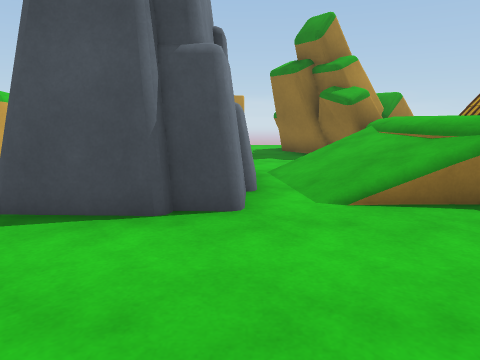
View 1 (above)

24 first-person views from a walk through a scene from a Unity 3-D project. The camera is 1.2 m above the floor, tilts 10° down and sees 70° across. The floor is counted in squares, 1 m on a side. Each view is taken from the middle of a square. On the plan, view 1 faces up. The plan holds only what a view shows up to about 14 squares ahead; the rest is blank. The place goes on beyond the plan. The player character is not drawn. Some surface patterns are stand-ins.

View 2
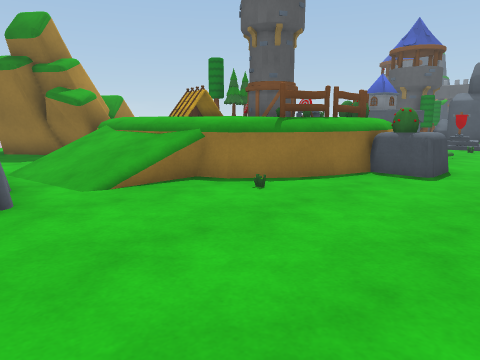

View 3
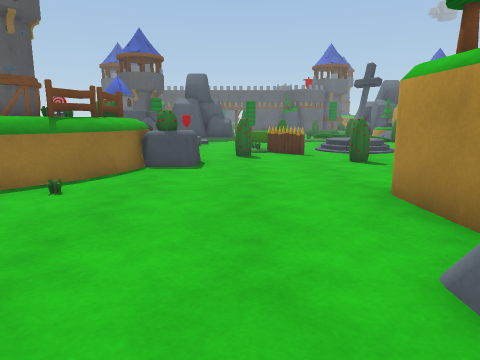

View 4
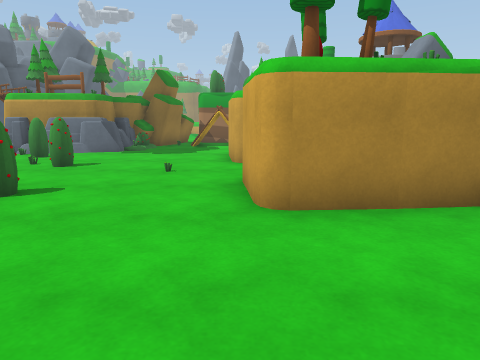

View 5
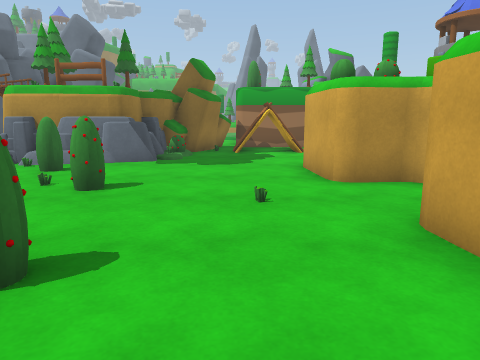

View 6
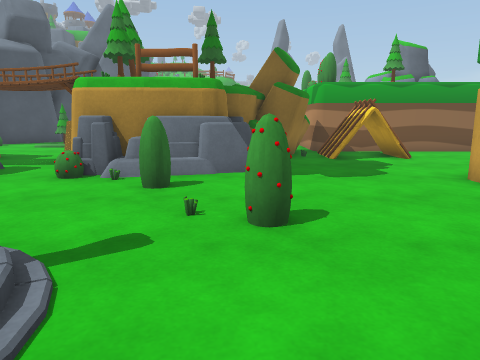

View 7
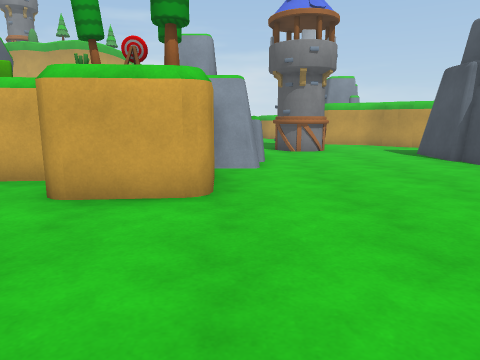

View 8
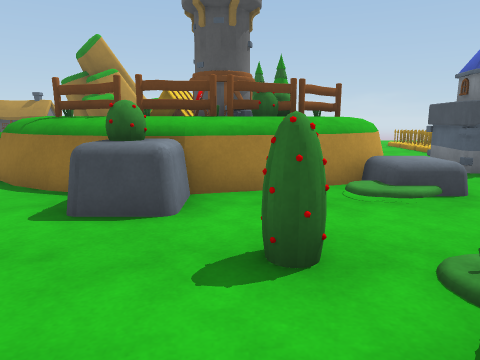

View 9
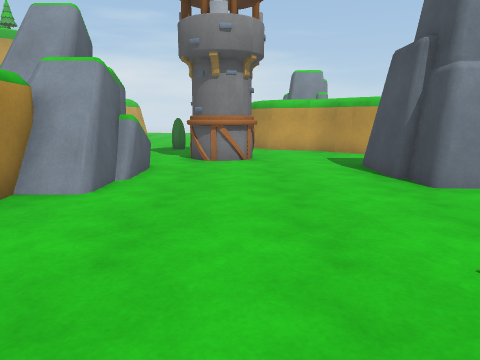

View 10
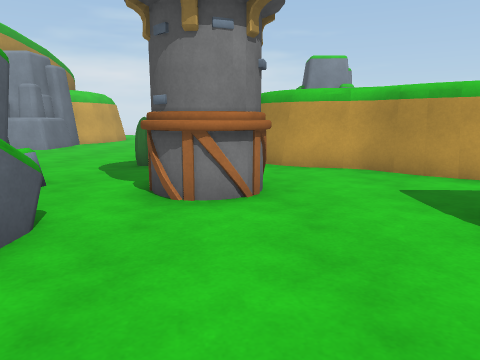

View 11
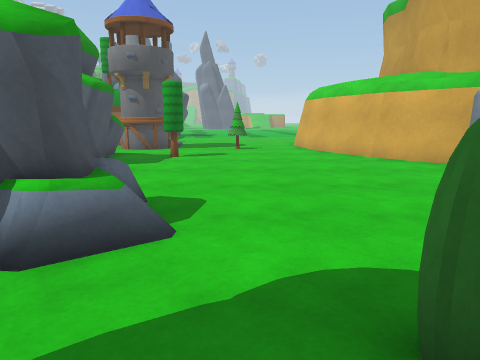

View 12
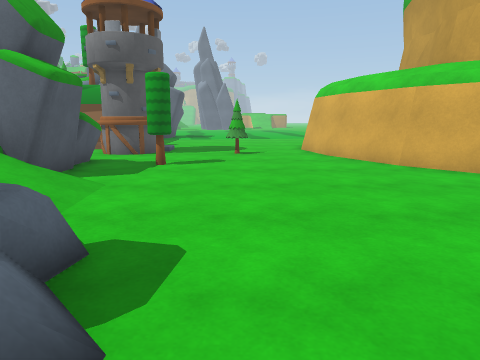

View 13
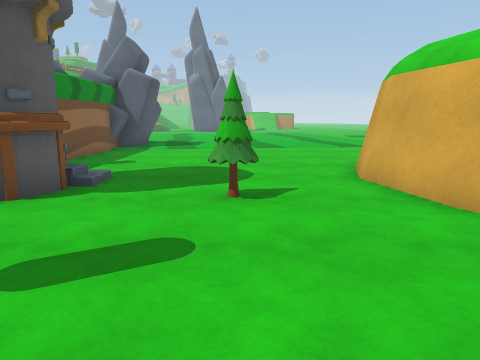

View 14
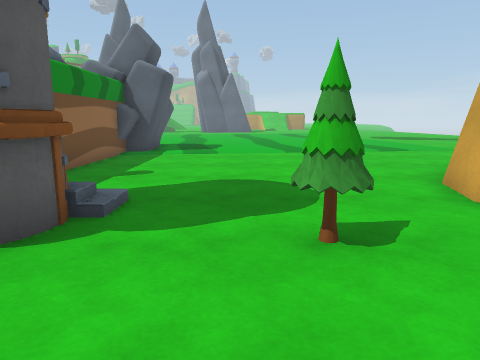

View 15
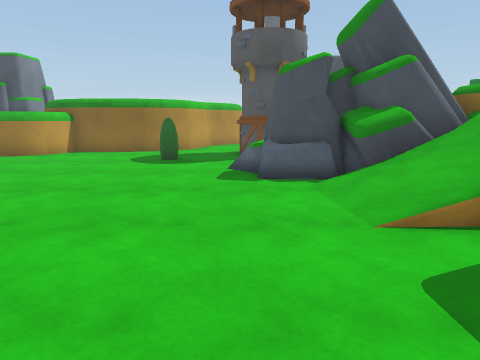

View 16
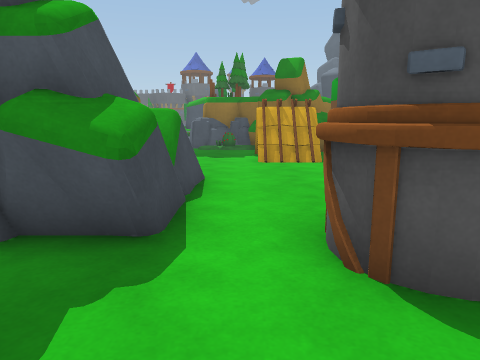

View 17
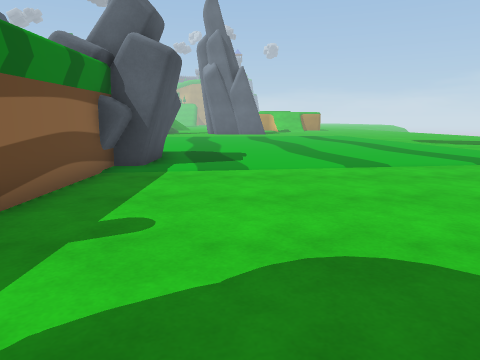

View 18
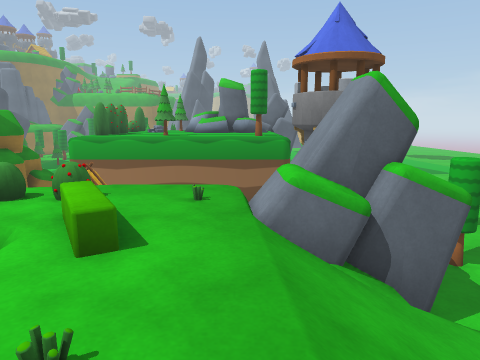

View 19
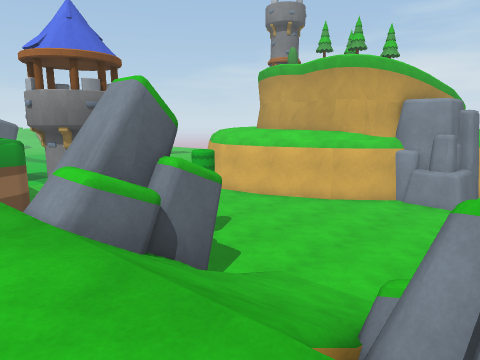

View 20
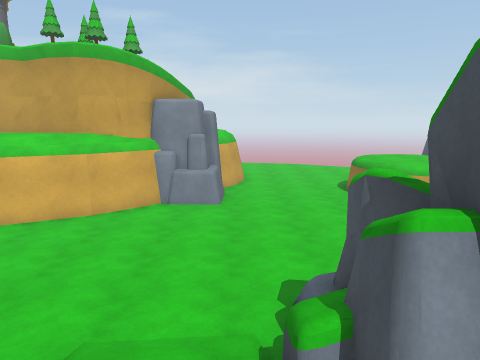

View 21
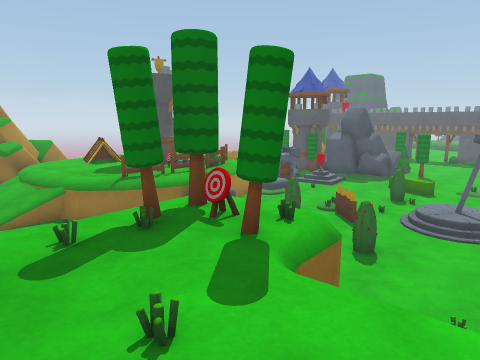

View 22
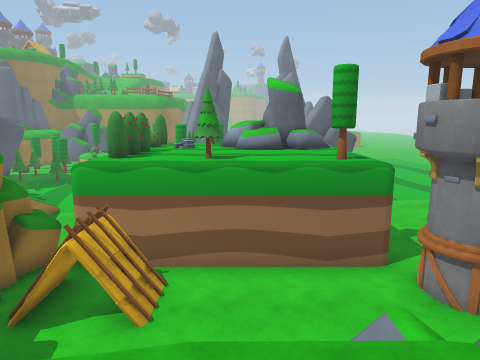

View 23
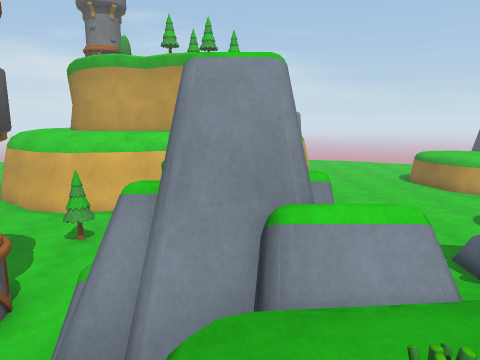

View 24
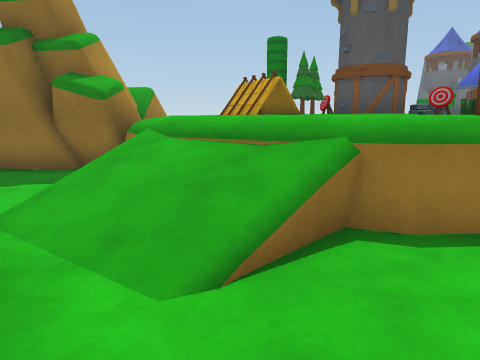

### Floor plan
Key: @ floor where view 1 was taken; # wall or solid block; x gap in a wall; . main floor; : floor 0.5 m higher than the main floor; + floor 1.25 m higher than the main floor; * floor 2 m higher than the main floor; % floor 2.25 m higher than the main floor; / step, stairs or slope; = window, fence, low wall or low ledge; v drop or lower ground; O other object.
Columns run from 13 left of view 1 to 12 right of it. Each row starts with its distance up from view 1.
 14               O
 13              OOOO OO
 12               .OOOOO
 11               ..OO       =
 10              ....=  OOOO =
  9        #     ...=  OOOOO
  8        #      //// OOOOOO
  7        #    OO///++  O#
  6        #    OO///+++ OOO
  5       ##..O#OO./==++ O  O=
  4      ##...OOO....=OOOOOO#=
  3      #...........O=#####.O
  2 ## ###..............OO....
  1 O####..O#O..........OO....
  0 O......O#O...@........OO..
 -1 .....O..O OO............O.
 -2 .....O...OOOOO.........O.O
 -3 .......OO  OOv#OO#...O....
 -4 .......OOO OO**OO#...O../:
 -5 ........OOOO=*OOO#....../O
 -6 .........////**x...O.....
 -7 O........////**/......OO..
 -8 O........///O**/**........
 -9 #.........OOO*O**O.....OO.
-10 ##........OOO****#.......O
-11  ##.....O.OOOO  ......OOOO
-12   #.......OOOOO......OOOOO
-13   ##.................OOO O
-14    #..O..O#O.....OOOOO%
-15    #..O..O O.....OOOOO
-16    #...../O#########OO
-17    #.......        #
-18   ##.......
-19  ##........#
-20  #.........#         .=
-21  ..........#         .=
-22 ...........#
-23 ...........O
-24 ..........OOO
-25 ..........OO
-26 ..........O
-27 ..........O

Positions as (right, up) in squares from view 1, and headings:
1: (0, 0), facing up
2: (-1, -1), facing up-right
3: (-2, 0), facing right
4: (4, 2), facing down
5: (6, -1), facing down
6: (9, -3), facing down
7: (9, -2), facing left
8: (9, -3), facing up
9: (6, 1), facing left
10: (1, 1), facing left
11: (-7, 0), facing down
12: (-7, -2), facing down
13: (-7, -9), facing down
14: (-6, -11), facing down
15: (-6, -12), facing up
16: (-6, -13), facing right
17: (-5, -15), facing down
18: (0, -4), facing down
19: (1, -4), facing down-left
20: (0, -6), facing left
21: (0, -7), facing up-right
22: (2, -8), facing down
23: (2, -10), facing left
24: (0, 3), facing up-right
